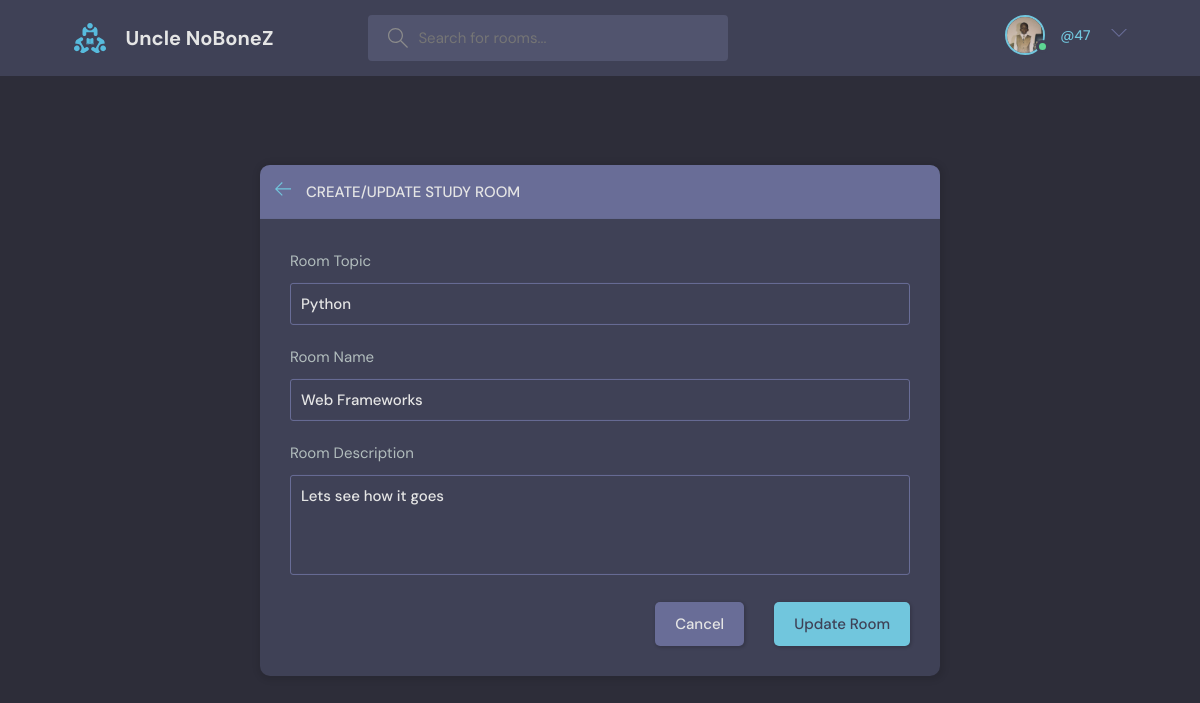
The app's page /update_room/2 (signed in) with its own data.
### base/models.py (models this page shows, shortened)
class User(AbstractUser):
    first_name = models.CharField(max_length=50, null=True)
    last_name = models.CharField(max_length=50, null=True)
    email = models.EmailField(null=True, unique=True)
    bio = models.TextField(null=True)
    avatar = models.ImageField(null=True, default="profile_picture/avatar.svg", upload_to="profile_picture")
    USERNAME_FIELD  = "email"
    REQUIRED_FIELDS = ["first_name","last_name"]

class Room(models.Model):
    host = models.ForeignKey(User, on_delete=models.SET_NULL, null=True, blank=True)
    topic = models.ForeignKey(Topic, on_delete=models.SET_NULL, null=True, blank=True)
    name = models.CharField(max_length=200)
    description = models.TextField(null=True)
    participants = models.ManyToManyField(User, related_name="participants", blank=True)
    updated = models.DateTimeField(auto_now=True)
    created = models.DateTimeField(auto_now_add=True)
    class Meta:
        ordering = ["-updated", "-created"]

class Topic(models.Model):
    name = models.CharField(max_length=200)
    def __str__(self) -> str:
        return self.name

### base/views.py (the view, shortened to what this page needs)
# urls.py: path("update_room/<int:pk>", views.updateRoom, name="update-room"),
@login_required(login_url="base:login")
def updateRoom(request, pk):
    room = get_object_or_404(Room,id=pk)
    form = RoomForm(instance=room)
    topics = Topic.objects.all()
    task = "update"
    if request.user != room.host:
        return HttpResponseForbidden(request)
    context = {"form": form, "topics": topics, 'room':room, "task":task}
    return render(request, "base/room_form.html", context)

### base/forms.py
class RoomForm(forms.ModelForm):
    class Meta:
        model = Room
        exclude = ["host", "participants"]

### base/templates/base/room_form.html (shortened to what this page needs)
{% extends "main.html" %}
{% block content %}
  <main class="create-room layout">
    <div class="container">
      <div class="layout__box">
        <div class="layout__boxHeader">
          <div class="layout__boxTitle">
            <a href="{% url 'base:home' %}">
              <svg version="1.1" xmlns="http://www.w3.org/2000/svg" width="32" height="32" viewBox="0 0 32 32">
                <title>arrow-left</title>
                <path
                  d="M13.723 2.286l-13.723 13.714 13.719 13.714 1.616-1.611-10.96-10.96h27.625v-2.286h-27.625l10.965-10.965-1.616-1.607z">
                </path>
              </svg>
            </a>
            <h3>Create/Update Study Room</h3>
          </div>
        </div>
        <div class="layout__body">
          <form class="form" action="" method="POST" enctype="multipart/form-data">
             <div class="form__group">
              <label for="room_topic">Room Topic</label>
              <input required type="text" value="{{room.topic}}"name="topic" list="topic-list">
            </div>
            <div class="form__group">
              <label for="room_name">Room Name</label>
              {{form.name}}
            </div>
            <div class="form__group">
              <label for="room_description">Room Description</label>
              {{form.description}}
            </div>
            <div class="form__action">
              <a class="btn btn--dark" href="{{request.META.HTTP_REFERER}}">Cancel</a>
              {% if not task %}
              <button class="btn btn--main" type="submit">Create Room</button>
              {% else %}
              <button class="btn btn--main" type="submit">Update Room</button>
              {%endif%}
            </div>
          </form>
        </div>
      </div>
    </div>
  </main>
{% endblock %}

### templates/navbar.html (shortened to what this page needs)
{% load static %}
<header class="header header--loggedIn">
     <div class="container">
       <a href="{% url 'base:home' %}" class="header__logo">
         <img src="{% static 'images/logo.svg' %}" />
         <h1>Uncle NoBoneZ</h1>
       </a>
       <form class="header__search" method="GET" action="{% url 'base:home' %}" enctype="multipart/form-data">
         <label>
           <input type="text" name="q" placeholder="Search for rooms..." />
         </label>
       </form>
       <nav class="header__menu">
         {% if user.is_authenticated %}
         <div class="header__user">
           <a href="{% url 'base:profile' request.user.id %}">
             <div class="avatar avatar--medium active">
               <img src="{{user.avatar.url}}" />
             </div>
             <p>{{request.user.firstname}} <span>@{{request.user.username}}</span></p>
           </a>
           <button class="dropdown-button">
             <svg version="1.1" xmlns="http://www.w3.org/2000/svg" width="32" height="32" viewBox="0 0 32 32">
               <title>chevron-down</title>
               <path d="M16 21l-13-13h-3l16 16 16-16h-3l-13 13z"></path>
             </svg>
           </button>
         </div>
         {% else %}
          <a href="{% url 'base:login' %}">
           <img src="{% static 'images/avatar.svg' %}" />
           <p>Login</p>
         </a>
         {% endif %}
       </nav>
     </div>
   </header>

### records on screen
User: avatar (picture), user.username "47"
Room: topic "Python", name "Web Frameworks", description "Lets see how it goes"
